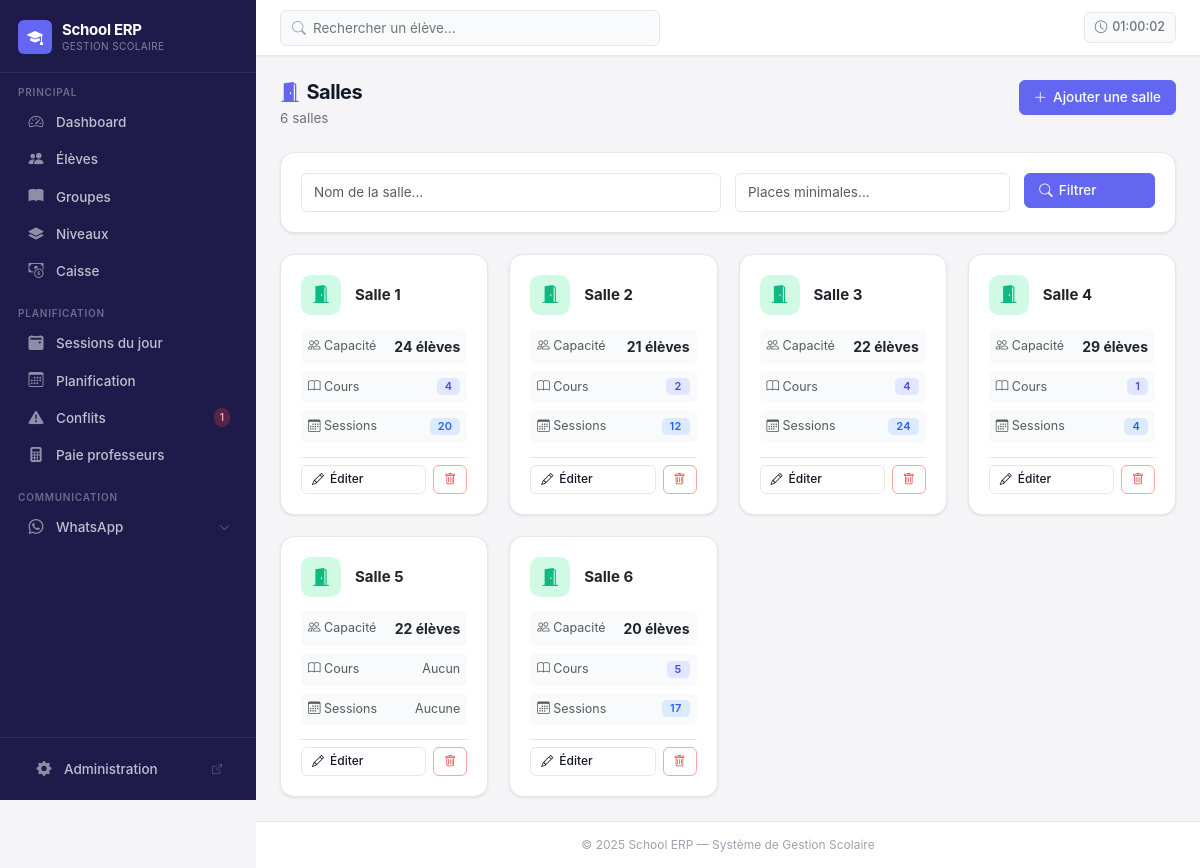
The app's page /rooms/ (signed in) with its own data.
### core/models.py (models this page shows, shortened)
class Room(models.Model):
    name = models.CharField(max_length=50, unique=True, verbose_name="Nom de la salle")
    capacity = models.PositiveIntegerField(
        validators=[MinValueValidator(1)],
        verbose_name="Capacité"
    )
    is_active = models.BooleanField(default=True, verbose_name="Active")
    class Meta:
        verbose_name = "Salle"
        verbose_name_plural = "Salles"
        ordering = ['name']

### core/views.py (the view)
# urls.py: path('rooms/', views.rooms_list, name='rooms_list'),
def rooms_list(request):
    from .models import Room
    from django.db.models import Count
    rooms = Room.objects.all()
    rooms = rooms.annotate(
        course_count=Count('schedules__course_group', distinct=True),
        session_count=Count('sessions', filter=Q(sessions__status='PLANNED'), distinct=True)
    )
    room_filter = RoomFilter(request.GET, queryset=rooms)
    rooms = room_filter.qs
    return render(request, 'core/rooms_list.html', {'rooms': rooms, 'filter': room_filter})

### core/context_processors.py (called while the page is built)
def conflicts_count(request):
    CACHE_KEY = 'sidebar_conflict_count'
    CACHE_TTL = getattr(settings, 'CONFLICT_CACHE_TTL', 30)  # seconds
    count = cache.get(CACHE_KEY)
    if count is None:
        try:
            from .utils import detect_all_conflicts
            data = detect_all_conflicts()
            count = len(data.get('schedule_conflicts', []))
        except Exception:
            count = 0
        cache.set(CACHE_KEY, count, CACHE_TTL)
    return {'conflict_count': count}

### core/templatetags/nav_active.py (called while the page is built)
@register.simple_tag(takes_context=True)
def active_if(context, *names):
    request = context.get("request")
    if not request or not request.resolver_match:
        return ""
    return "active" if request.resolver_match.url_name in names else ""

### templates/core/rooms_list.html (shortened to what this page needs)
{% extends 'core/base.html' %}
{% block content %}
<div class="page-header d-flex align-items-start justify-content-between">
  <div>
    <h1 class="page-title"><i class="bi bi-door-open-fill me-2" style="color:var(--primary);"></i>Salles</h1>
    <p class="page-subtitle">{{ rooms|length }} salle{{ rooms|length|pluralize }}</p>
  </div>
  <a href="/admin/core/room/add/" target="_blank" class="btn btn-primary">
    <i class="bi bi-plus-lg"></i> Ajouter une salle
  </a>
</div>
<div class="card mb-4">
  <div class="card-body">
    <form method="get" class="row g-3">
      <div class="col-md-6">{{ filter.form.name }}</div>
      <div class="col-md-4">{{ filter.form.min_capacity }}</div>
      <div class="col-md-2">
        <button class="btn btn-primary w-100"><i class="bi bi-search"></i> Filtrer</button>
      </div>
    </form>
  </div>
</div>
{% if rooms %}
  <div class="row g-4">
    {% for room in rooms %}
      <div class="col-lg-3 col-md-6">
        <div class="card h-100">
          <div class="card-body">
            <div class="d-flex align-items-center gap-3 mb-3">
              <div class="stat-card-icon" style="width:40px;height:40px;font-size:18px;background:#d1fae5;">
                <i class="bi bi-door-open-fill" style="color:#10b981;"></i>
              </div>
              <div>
                <h5 class="mb-0 fw-700" style="font-size:15px;">{{ room.name }}</h5>
              </div>
            </div>
            <div class="d-flex flex-column gap-2 mb-3">
              <div class="d-flex justify-content-between align-items-center p-2 rounded" style="background:var(--surface-alt);">
                <span class="text-muted" style="font-size:12.5px;"><i class="bi bi-people me-1"></i>Capacité</span>
                <strong>{{ room.capacity }} élèves</strong>
              </div>
              <div class="d-flex justify-content-between align-items-center p-2 rounded" style="background:var(--surface-alt);">
                <span class="text-muted" style="font-size:12.5px;"><i class="bi bi-book me-1"></i>Cours</span>
                {% if room.course_count %}
                  <span class="badge badge-primary">{{ room.course_count }}</span>
                {% else %}
                  <span class="text-muted" style="font-size:12.5px;">Aucun</span>
                {% endif %}
              </div>
              <div class="d-flex justify-content-between align-items-center p-2 rounded" style="background:var(--surface-alt);">
                <span class="text-muted" style="font-size:12.5px;"><i class="bi bi-calendar3 me-1"></i>Sessions</span>
                {% if room.session_count %}
                  <span class="badge badge-info">{{ room.session_count }}</span>
                {% else %}
                  <span class="text-muted" style="font-size:12.5px;">Aucune</span>
                {% endif %}
              </div>
            </div>
            <div class="d-flex gap-2 pt-2" style="border-top:1px solid var(--border);">
              <a href="/admin/core/room/{{ room.id }}/change/" target="_blank"
                 class="btn btn-sm btn-outline-primary flex-grow-1">
                <i class="bi bi-pencil"></i> Éditer
              </a>
              <a href="/admin/core/room/{{ room.id }}/delete/" target="_blank"
                 class="btn btn-sm btn-outline-danger">
                <i class="bi bi-trash"></i>
              </a>
            </div>
          </div>
        </div>
      </div>
    {% endfor %}
  </div>
{% endif %}
{% endblock %}

### templates/core/base.html (style rules this page uses)
:root { --font-sans: 'Inter', system-ui, -apple-system, sans-serif; --primary: #6366f1; --primary-dark: #4f46e5; --primary-light: #e0e7ff; --primary-rgb: 99, 102, 241; --sidebar-bg: #1e1b4b; --sidebar-hover: rgba(255, 255, 255, 0.07); --sidebar-active: rgba(99, 102, 241, 0.25); --sidebar-text: rgba(255, 255, 255, 0.72); --sidebar-text-active: #ffffff; --sidebar-accent: #6366f1; --sidebar-width: 256px; --body-bg: #f5f5f7; --surface: #ffffff; --surface-alt: #f9fafb; --border: #e5e7eb; --border-focus: #6366f1; --text-primary: #111827; --text-secondary: #6b7280; --text-muted: #9ca3af; --success: #10b981; --warning: #f59e0b; --danger: #ef4444; --info: #3b82f6; --shadow-xs: 0 1px 2px rgba(0, 0, 0, 0.04); --shadow-sm: 0 1px 3px rgba(0, 0, 0, 0.06), 0 1px 2px rgba(0, 0, 0, 0.04); --shadow-md: 0 4px 6px rgba(0, 0, 0, 0.05), 0 2px 4px rgba(0, 0, 0, 0.04); --shadow-lg: 0 10px 15px rgba(0, 0, 0, 0.05), 0 4px 6px rgba(0, 0, 0, 0.04); --radius-sm: 6px; --radius-md: 10px; --radius-lg: 14px; --radius-xl: 18px; }
*, *::before, *::after { box-sizing: border-box; }
html, body { height: 100%; font-family: var(--font-sans); font-size: 14px; background: var(--body-bg); color: var(--text-primary); -webkit-font-smoothing: antialiased; }
.page-header { margin-bottom: 24px; }
.page-title { font-size: 20px; font-weight: 700; color: var(--text-primary); letter-spacing: -0.025em; margin: 0; }
.page-subtitle { font-size: 13.5px; color: var(--text-secondary); margin: 4px 0 0; }
.card { background: var(--surface); border: 1px solid var(--border); border-radius: var(--radius-lg); box-shadow: var(--shadow-sm); transition: box-shadow 0.2s, transform 0.2s; }
.card-body { padding: 20px; }
.stat-card-icon { width: 40px; height: 40px; border-radius: 10px; display: flex; align-items: center; justify-content: center; font-size: 18px; flex-shrink: 0; }
.badge { font-size: 11px; font-weight: 600; letter-spacing: 0.02em; padding: 3px 8px; border-radius: 5px; }
.badge-info { background: #dbeafe; color: #2563eb; }
.badge-primary { background: #e0e7ff; color: #4f46e5; }
.btn { font-family: var(--font-sans); font-size: 13.5px; font-weight: 500; border-radius: var(--radius-sm); padding: 7px 14px; transition: all 0.15s; display: inline-flex; align-items: center; gap: 6px; line-height: 1.4; border: 1px solid transparent; }
.btn-primary { background: var(--primary); border-color: var(--primary); color: #ffffff; }
.btn-outline-primary { background: transparent; border-color: var(--border); color: var(--text-primary); }
.btn-outline-danger { background: transparent; border-color: #fca5a5; color: var(--danger); }
.btn-sm { font-size: 12px; padding: 5px 10px; border-radius: 6px; }
.form-control, .form-select { font-size: 13.5px; border: 1px solid var(--border); border-radius: var(--radius-sm); padding: 8px 12px; background: var(--surface); color: var(--text-primary); transition: border-color 0.15s, box-shadow 0.15s; }

### templates/core/rooms_list.html (style rules this page uses)
.fw-700 { font-weight: 700; }

### records on screen
Room: name "Salle 1", capacity "24", course_count "4", session_count "20"
Room: name "Salle 2", capacity "21", course_count "2", session_count "12"
Room: name "Salle 3", capacity "22", course_count "4", session_count "24"
Room: name "Salle 4", capacity "29", course_count "1", session_count "4"
Room: name "Salle 5", capacity "22", shows "Aucun", shows "Aucune"
Room: name "Salle 6", capacity "20", course_count "5", session_count "17"

### other values on screen
{{ conflict_count }} "1"
{{ rooms|length }} "6"
